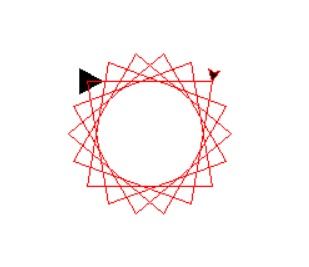

This figure's Python source:
import turtle
window= turtle.Screen()
obj =turtle.Turtle()
obj.shape("triangle")
turtle.pencolor("RED")
def square ():
    turtle.forward (100)
    turtle.right(90)
for i in range (1,20):
    square()
    turtle.right(10)
    
window.exitonclick()
